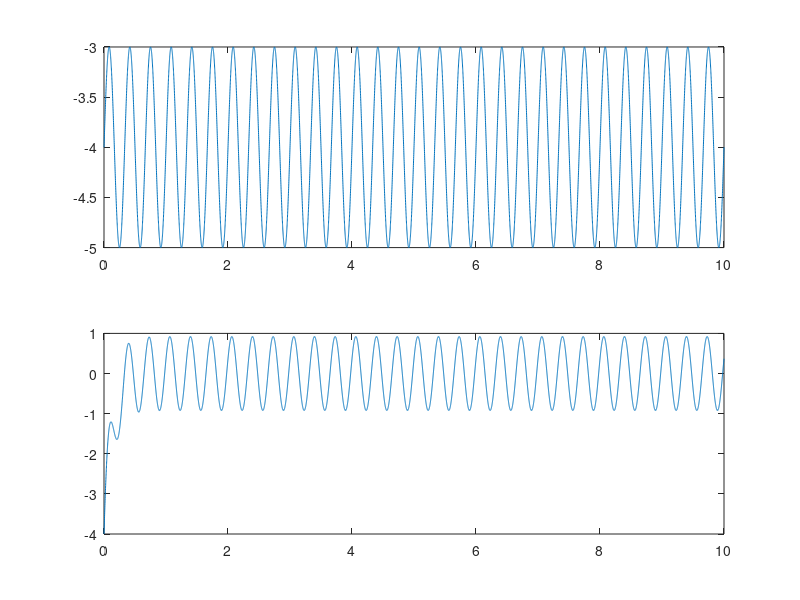

The MATLAB source for this figure:
pkg load signal;

fd = 2^10;
fin = 10;
f = 3;

function y = dc_rem_filt(x, alpha)
  y = zeros(size(x));
  buf = 0;
  
  for i=1:length(x)
    y(i) = x(i) + buf;
    buf = alpha*y(i) - x(i);
  endfor
endfunction

t = 0:1/fd:fin;

x = sin(2*pi*f*t) - 4;
y = dc_rem_filt(x, 0.992);

figure;
  subplot(211);
  plot(t, x);
  
  subplot(212);
  plot(t, y);